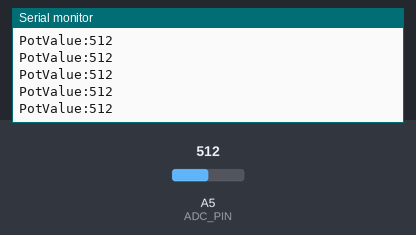
The sketch below on a simulated Arduino Uno, built with avr-gcc and run on an emulated ATmega328P. Shown: the last lines printed to the serial monitor. The test bench sets the inputs (shaded band); at power-on: A5 (ADC_PIN) = 512.

Above: at 1.2 s.
1.3 s: A5 (ADC_PIN) set to 716
At 1.56 s:
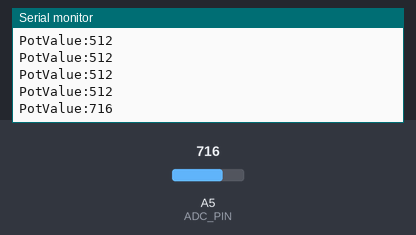
2.8 s: A5 (ADC_PIN) set to 900
At 2.96 s:
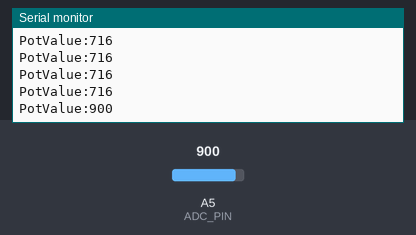
Timing chart, 0 to 5.8 s (numbered marks = the images above; inputs shaded):
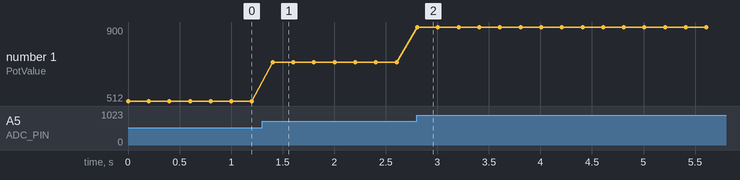

Measured:
- after the input at 1.3 s, the serial monitor: prints a new line after 0.10 s (image 1)
- after the input at 2.8 s, the serial monitor: prints a new line at once (image 2)
- plotted number 1: 512 → 716 after the input at 1.3 s, 716 → 900 after the input at 2.8 s

The sketch:

30_waterLevelSensor.ino
```cpp
#define ADC_PIN A5
#define ADC_RESOLUTION 1024  // 10 bit
#define VREF 5


void setup() {
  Serial.begin(9600);
  analogReference(DEFAULT);
}

void loop() {
  int potVal = analogRead(ADC_PIN);
  Serial.print("PotValue:");
  Serial.println(potVal);
  delay(200);
}
```
